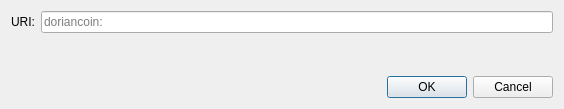
<?xml version="1.0" encoding="UTF-8"?>
<ui version="4.0">
 <class>OpenURIDialog</class>
 <widget class="QDialog" name="OpenURIDialog">
  <property name="geometry">
   <rect>
    <x>0</x>
    <y>0</y>
    <width>564</width>
    <height>109</height>
   </rect>
  </property>
  <property name="windowTitle">
   <string>Open doriancoin URI</string>
  </property>
  <layout class="QVBoxLayout" name="verticalLayout">
   <item>
    <layout class="QHBoxLayout" name="horizontalLayout">
     <item>
      <widget class="QLabel" name="label">
       <property name="text">
        <string>URI:</string>
       </property>
      </widget>
     </item>
     <item>
      <widget class="QValidatedLineEdit" name="uriEdit">
       <property name="placeholderText">
        <string notr="true">doriancoin:</string>
       </property>
      </widget>
     </item>
    </layout>
   </item>
   <item>
    <spacer name="verticalSpacer">
     <property name="orientation">
      <enum>Qt::Vertical</enum>
     </property>
     <property name="sizeHint" stdset="0">
      <size>
       <width>20</width>
       <height>40</height>
      </size>
     </property>
    </spacer>
   </item>
   <item>
    <widget class="QDialogButtonBox" name="buttonBox">
     <property name="orientation">
      <enum>Qt::Horizontal</enum>
     </property>
     <property name="standardButtons">
      <set>QDialogButtonBox::Cancel|QDialogButtonBox::Ok</set>
     </property>
    </widget>
   </item>
  </layout>
 </widget>
 <customwidgets>
  <customwidget>
   <class>QValidatedLineEdit</class>
   <extends>QLineEdit</extends>
   <header>qt/qvalidatedlineedit.h</header>
  </customwidget>
 </customwidgets>
 <resources/>
 <connections>
  <connection>
   <sender>buttonBox</sender>
   <signal>accepted()</signal>
   <receiver>OpenURIDialog</receiver>
   <slot>accept()</slot>
   <hints>
    <hint type="sourcelabel">
     <x>248</x>
     <y>254</y>
    </hint>
    <hint type="destinationlabel">
     <x>157</x>
     <y>274</y>
    </hint>
   </hints>
  </connection>
  <connection>
   <sender>buttonBox</sender>
   <signal>rejected()</signal>
   <receiver>OpenURIDialog</receiver>
   <slot>reject()</slot>
   <hints>
    <hint type="sourcelabel">
     <x>316</x>
     <y>260</y>
    </hint>
    <hint type="destinationlabel">
     <x>286</x>
     <y>274</y>
    </hint>
   </hints>
  </connection>
 </connections>
</ui>
